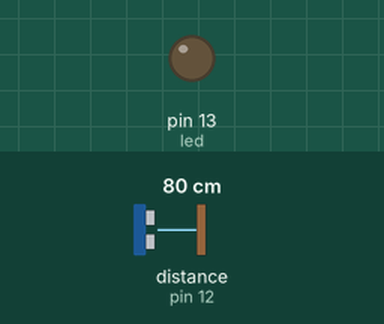
Recording of a sketch running on a simulated Arduino Uno, built with avr-gcc and run on an emulated ATmega328P. Parts: output pins drawn as LEDs (lit = HIGH). Wiring (inferred from the names in the program): ultrasonic range finder: trigger pin 8; echo pin 12. Inputs (shaded band) come from the test bench; at power-on: distance to the obstacle (sensor on pin 12) 80 cm. The echo pulse lasts 58.3 µs per cm; pins used as bus, display or sensor lines are not drawn.

Above: at 1.3 s.
1.4 s: distance to the obstacle (sensor on pin 12) set to 23 cm
2.9 s: distance to the obstacle (sensor on pin 12) set to 19 cm
At 3.3 s:
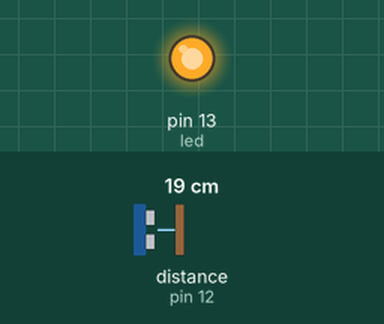
4.5 s: distance to the obstacle (sensor on pin 12) set to 35 cm
At 5.7 s:
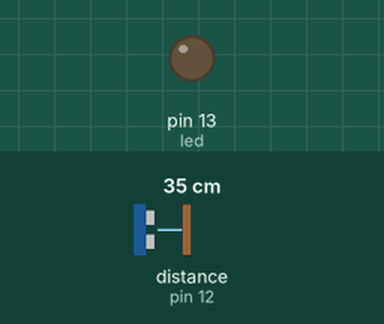
6.0 s: distance to the obstacle (sensor on pin 12) set to 2 cm
At 7.3 s:
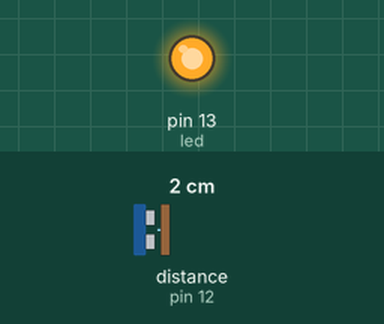
Timing chart, 0 to 8.5 s (numbered marks = the images above; inputs shaded):
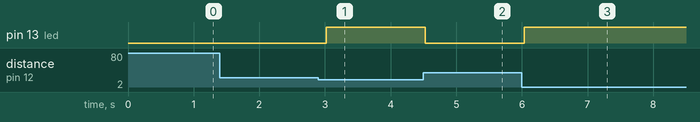

The sketch:

sense.ino
```cpp
#define trigPin 8
#define echoPin 12
#define led 13

void setup() {
  Serial.begin (9600);
  pinMode(trigPin, OUTPUT);
  pinMode(echoPin, INPUT);
  pinMode(led, OUTPUT);

}

void clear(){
  digitalWrite(trigPin, LOW);
  delayMicroseconds(2);
  digitalWrite(trigPin, HIGH);
  delayMicroseconds(10);
  digitalWrite(trigPin, LOW);

}

void loop() {
  long duration, distance;
  clear();
  duration = pulseIn(echoPin, HIGH);
  distance = (duration/2) / 29.1; //from their site
  if (distance < 20) {
    digitalWrite(led,HIGH);

}
  else {
    digitalWrite(led,LOW);

  }
  delay(500);
}
```

Measured:
- the behaviour switches between 21 and 20 cm on distance to the obstacle (sensor on pin 12) (found by bisection; images 0 and 1)
- after the input at 1.4 s, every drawn part: stays the same
- after the input at 2.9 s, pin 13 (led): LOW → HIGH after 0.12 s
- after the input at 4.5 s, pin 13 (led): HIGH → LOW at once
- after the input at 6.0 s, pin 13 (led): LOW → HIGH at once
